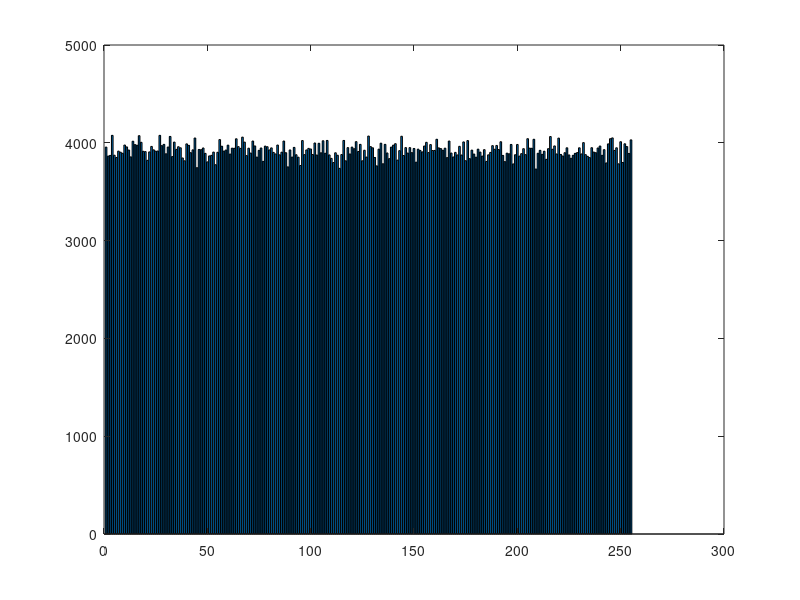

Reproduce this figure in MATLAB.
% read image into workspace
I = randi([1, 2^14], 1000, 1000);
whos I

% computing bin histogram
[x, y] = size(I);
H = zeros(1, 255);
for i = 1:x
    for j = 1:y
        intensity = (I(i,j) / 2^14)*255;
        intensity = ceil(intensity);
        H(1,intensity) = H(1,intensity) + 1;
    end
end
figure;bar(H);